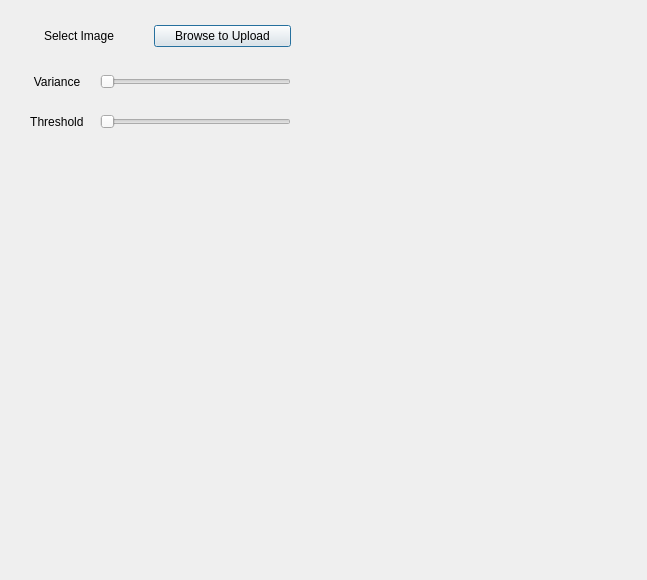
<?xml version="1.0" encoding="UTF-8"?>
<ui version="4.0">
 <class>KeypointDetection1</class>
 <widget class="QDialog" name="KeypointDetection1">
  <property name="geometry">
   <rect>
    <x>0</x>
    <y>0</y>
    <width>647</width>
    <height>580</height>
   </rect>
  </property>
  <property name="windowTitle">
   <string>Dialog</string>
  </property>
  <widget class="QWidget" name="layoutWidget">
   <property name="geometry">
    <rect>
     <x>10</x>
     <y>20</y>
     <width>281</width>
     <height>32</height>
    </rect>
   </property>
   <layout class="QHBoxLayout" name="horizontalLayout" stretch="0,0">
    <item>
     <widget class="QLabel" name="label">
      <property name="text">
       <string>Select Image</string>
      </property>
      <property name="alignment">
       <set>Qt::AlignCenter</set>
      </property>
     </widget>
    </item>
    <item>
     <widget class="QPushButton" name="pushButton">
      <property name="text">
       <string>Browse to Upload</string>
      </property>
     </widget>
    </item>
   </layout>
  </widget>
  <widget class="QWidget" name="">
   <property name="geometry">
    <rect>
     <x>10</x>
     <y>70</y>
     <width>281</width>
     <height>24</height>
    </rect>
   </property>
   <layout class="QHBoxLayout" name="horizontalLayout_2" stretch="0,1">
    <item>
     <widget class="QLabel" name="label_2">
      <property name="autoFillBackground">
       <bool>true</bool>
      </property>
      <property name="text">
       <string>       Variance    </string>
      </property>
      <property name="alignment">
       <set>Qt::AlignCenter</set>
      </property>
     </widget>
    </item>
    <item>
     <widget class="QSlider" name="horizontalSlider">
      <property name="maximum">
       <number>25</number>
      </property>
      <property name="singleStep">
       <number>2</number>
      </property>
      <property name="orientation">
       <enum>Qt::Horizontal</enum>
      </property>
     </widget>
    </item>
   </layout>
  </widget>
  <widget class="QWidget" name="">
   <property name="geometry">
    <rect>
     <x>10</x>
     <y>110</y>
     <width>281</width>
     <height>24</height>
    </rect>
   </property>
   <layout class="QHBoxLayout" name="horizontalLayout_3">
    <item>
     <widget class="QLabel" name="label_3">
      <property name="text">
       <string>      Threshold   </string>
      </property>
      <property name="alignment">
       <set>Qt::AlignCenter</set>
      </property>
     </widget>
    </item>
    <item>
     <widget class="QSlider" name="horizontalSlider_2">
      <property name="orientation">
       <enum>Qt::Horizontal</enum>
      </property>
     </widget>
    </item>
   </layout>
  </widget>
 </widget>
 <resources/>
 <connections/>
</ui>
